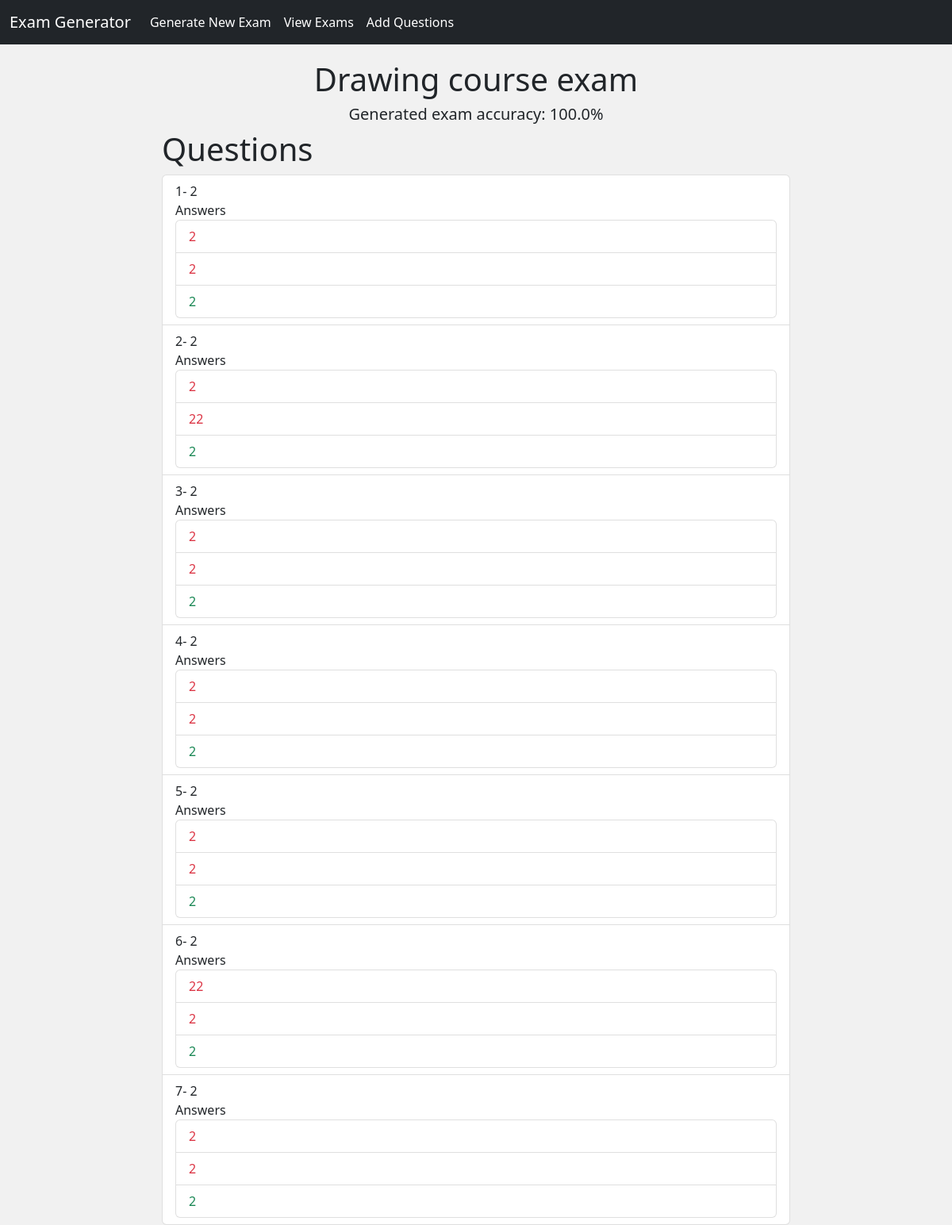
Screenshot of /exam_instance/3/ with the database file from the repository.
### examAPI/models.py (models this page shows, shortened)
class Exam(models.Model):
    course = models.ForeignKey("Course", on_delete=models.CASCADE,related_name='exams')
    questions = models.ManyToManyField("Question",blank=True)
    accuracy = models.FloatField(default=100.00)

class Course(models.Model):
    name = models.CharField(max_length=50)
    teacher = models.ForeignKey("Teacher", on_delete=models.CASCADE,related_name='courses')
    def __str__(self):
        return self.name

class Question(models.Model):
    difficulty_choices = [
        ('difficult','difficult'),
        ('easy','easy')
    ]
    objective_choices = [
        ('reminding','reminding'),
        ('understanding','understanding'),
        ('creativity','creativity')
    ]
    chapter = models.ForeignKey("Chapter", on_delete=models.CASCADE,related_name='questions')
    difficulty = models.CharField(max_length=10,choices= difficulty_choices)
    objective = models.CharField(max_length=15,choices= objective_choices)
    content = models.CharField( max_length=250)
    wrongAnswer1 = models.CharField(max_length=250)
    wrongAnswer2 = models.CharField(max_length=250)
    rightAnswer = models.CharField(max_length=250)

### examAPI/views.py (the view)
# urls.py: path('exam_instance/<int:id>/',ExamDetailView,name='exam_instance'),
def ExamDetailView(request,id):
    if request.method == "GET":
        exam = Exam.objects.get(id=id)
        return render(request,'examAPI/exam_instance.html',{
            "exam":exam
        })
    if request.method == "POST":
        return

### examAPI/templates/examAPI/exam_instance.html (shortened to what this page needs)
{% extends 'examAPI/layout.html' %} {% block body %}
<div class="row">
	<div class="col-md-2"></div>
	<div class="col-md-8">
		<h1 style="text-align: center;">{{exam.course}} course exam</h1>
		<h5 style="text-align: center;">Generated exam accuracy: {{exam.accuracy}}%</h1>
		<h1>Questions</h1>
		<ul class="list-group">
			{% for question in exam.questions.all %}
			<li class="list-group-item">
				{{forloop.counter}}- {{question.content}}
				<br />
				Answers
				<ul class="list-group">
					<li class="list-group-item text-danger">{{question.wrongAnswer1}}</li>
					<li class="list-group-item text-danger">{{question.wrongAnswer2}}</li>
					<li class="list-group-item text-success">{{question.rightAnswer}}</li>
				</ul>
			</li>
			{% endfor %}
		</ul>
	</div>
	<div class="col-md-2"></div>
	{% endblock body %}

### examAPI/static/examAPI/css/style.css (style rules this page uses)
body { height: 100vh; width: 100vw; background: #f1f1f1; padding-bottom: 16px; }

### rows the page displays
Exam: course "Drawing", accuracy "100.0"
Question: content "2", wrongAnswer1 "2", wrongAnswer2 "2", rightAnswer "2"
Question: content "2", wrongAnswer1 "2", wrongAnswer2 "22", rightAnswer "2"
Question: content "2", wrongAnswer1 "2", wrongAnswer2 "2", rightAnswer "2"
Question: content "2", wrongAnswer1 "2", wrongAnswer2 "2", rightAnswer "2"
Question: content "2", wrongAnswer1 "2", wrongAnswer2 "2", rightAnswer "2"
Question: content "2", wrongAnswer1 "22", wrongAnswer2 "2", rightAnswer "2"
Question: content "2", wrongAnswer1 "2", wrongAnswer2 "2", rightAnswer "2"
